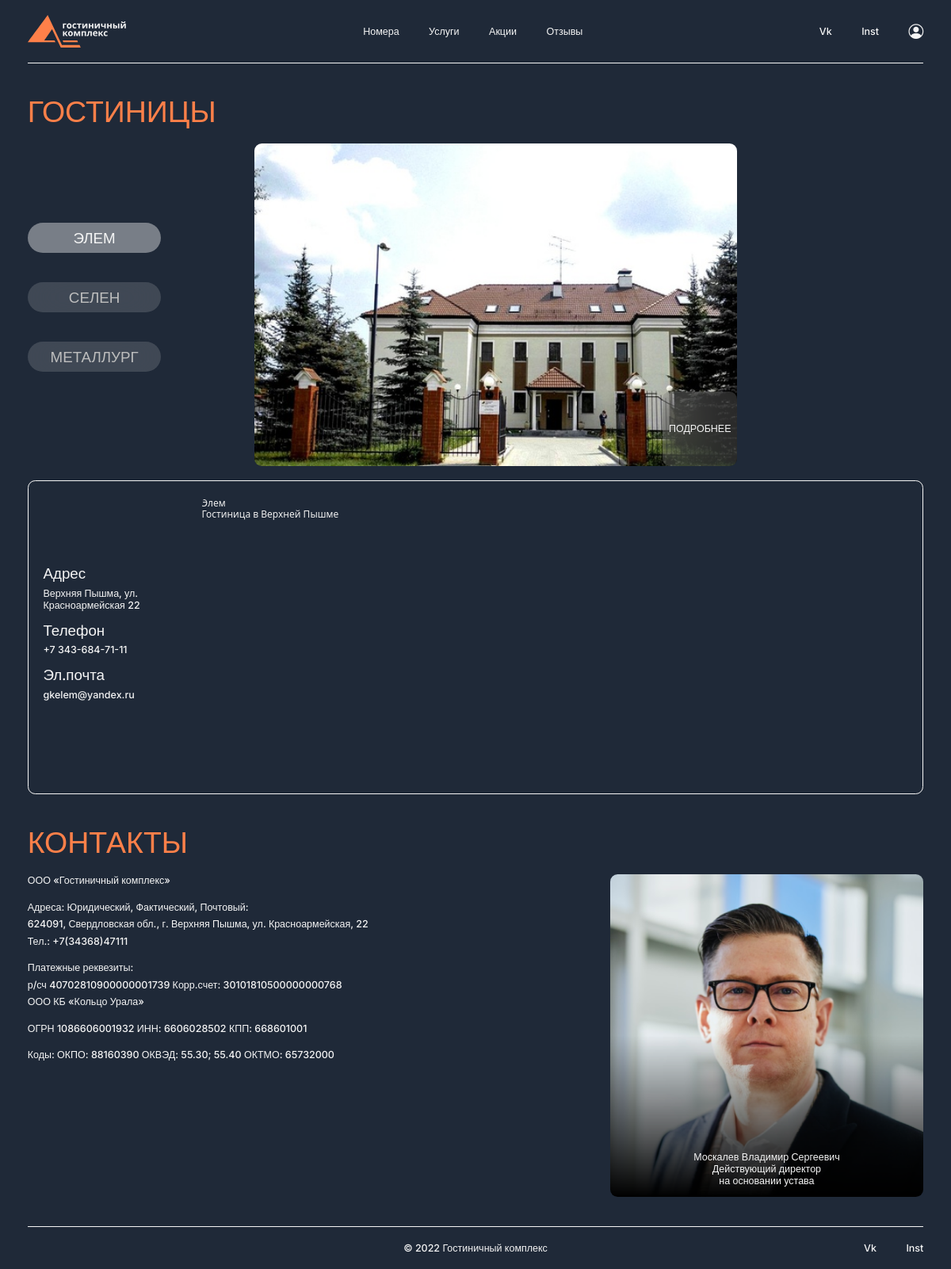
The page / on the database its author committed.
### hotels/models.py (models this page shows, shortened)
class Hotels(models.Model):
    title = models.CharField(max_length=50, verbose_name="Отель")
    slug = models.SlugField(max_length=50, unique=True, db_index=True, verbose_name="URL")
    content = models.TextField(verbose_name="Описание 1")
    description = models.TextField(verbose_name="Описание 2", blank=True)
    picture = models.ImageField(upload_to="photos/%Y/%m/%d/", verbose_name="Фотография")
    address = models.CharField(max_length=150, verbose_name="Адрес")
    telephone = models.CharField(max_length=50, verbose_name="Телефон")
    email = models.EmailField(max_length=50, verbose_name="Почта")
    class Meta:
        verbose_name = 'Отель'
        verbose_name_plural = 'Отели'

class Contacts(models.Model):
    full_name = models.CharField(max_length=255, verbose_name='ФИО')
    picture = models.ImageField(upload_to="photos/%Y/%m/%d/", verbose_name='картинка')
    class Meta:
        verbose_name = 'Контакты'
        verbose_name_plural = 'Контакты'

### hotels/views.py (the view)
# urls.py: path('', index, name='index'),
def index(request):
    hotels = Hotels.objects.order_by("id")
    contacts = Contacts.objects.all()
    context = {
        'hotels': hotels,
        'contacts': contacts,
        'menu': menu,
        'title': 'Гостиничный комплекс'
    }
    return render(request, 'hotels/index.html', context=context)

### hotels/templates/hotels/index.html (shortened to what this page needs)
{% extends "hotels/base.html" %}
{% block content %}
        <section class="hotels indent-1">
            <div class="container-md">
                <h1 class="title h1 indent-2">Гостиницы</h1>
                <div class="hotels__main indent-2">
                    <ul class="hotels--trio">
                        {% for h in hotels %}
                    <li class="indent-1">
                        <label for="{{ h.slug }}" class="gray h2">{{ h.title }}</label>
                    </li>
                    {% endfor %}
                    </ul>
                    <div class="hotels__img">
                        {% for h in hotels %}
                            <div class="img elemys {{ h.slug }}" style="background-image: url({{ h.picture.url }});">
                                <a href="{{ h.slug }}" class="more glass h3 white">Подробнее</a>
                            </div>
                        {% endfor %}
                    </div>
                </div>
                <div class="map">
                    {% for h in hotels %}
                    <div class="map__info hotelys {{ h.slug }}">
                        <h2 class="white h2 indent-4">Адрес</h2>
                        <p class="white h3 indent-3">{{ h.address }}</p>
                        <h2 class="white h2 indent-4">Телефон</h2>
                        <p class="white h3 indent-3">{{ h.telephone }}</p>
                        <h2 class="white h2 indent-4">Эл.почта</h2>
                        <p class="white h3 indent-3">{{ h.email }}</p>
                    </div>
                    {% endfor %}
                    <div class="hotel__map">
                        <div class="map__div hotelys elem" id="e__div" style="position:relative;overflow:hidden;"><a
                                href="https://yandex.ru/maps/org/elem/1343214800/?utm_medium=mapframe&utm_source=maps"
                                style="color:#eee;font-size:12px;position:absolute;top:0px;">Элем</a><a
                                href="https://yandex.ru/maps/20720/verhnyaya-pyshma/category/hotel/184106414/?utm_medium=mapframe&utm_source=maps"
                                style="color:#eee;font-size:12px;position:absolute;top:14px;">Гостиница в Верхней
                            Пышме</a>
                            <iframe class="map__main" src="https://yandex.ru/map-widget/v1/-/CCUZyFx3kA"
                                    allowfullscreen="true" style="position:relative;"></iframe>
                        </div>
                    </div>
                </div>
            </div>
        </section>
        <section class="contacts">
            <div class="container-md indent-1">
                <h1 class="title h1 indent-2">Контакты</h1>
                <div class="contacts__div">
                    <div>
                        <p class="white h3 indent-2">ООО «Гостиничный комплекс»</p>
                        <p class="white h3 indent-4">Адреса: Юридический, Фактический, Почтовый:</p>
                        <p class="white h3 indent-4">624091, Свердловская обл., г. Верхняя Пышма, ул. Красноармейская,
                            22</p>
                        <p class="white h3 indent-2">Тел.: +7(34368)47111</p>
                        <p class="white h3 indent-4">Платежные реквезиты:</p>
                        <p class="white h3 indent-4">р/сч 40702810900000001739 Корр.счет: 30101810500000000768</p>
                        <p class="white h3 indent-2">ООО КБ «Кольцо Урала»</p>
                        <p class="white h3 indent-2">ОГРН 1086606001932 ИНН: 6606028502 КПП: 668601001</p>
                        <p class="white h3 indent-4">Коды: ОКПО: 88160390 ОКВЭД: 55.30; 55.40 ОКТМО: 65732000</p>
                    </div>
                    {% for c in contacts %}
                        <div class="director"
                             style="background-image: linear-gradient(180deg, rgba(0, 0, 0, 0) 50%, rgba(0, 0, 0) 100%), url({{ c.picture.url }});">
                            <p class="white h3 director__p">Действующий директор<br> на основании устава</p>
                            <p class="white h3 director__p">{{ c.full_name }}</p>
                        </div>
                    {% endfor %}
                </div>
            </div>
        </section>
{% endblock %}

### hotels/static/hotels/css/style.css (style rules this page uses)
* { padding: 0;margin: 0;border: 0; }
*,*:before,*:after { -moz-box-sizing: border-box;-webkit-box-sizing: border-box;box-sizing: border-box; }
html,body { height:100%;width:100%; font-size:100%;line-height:1;-ms-text-size-adjust:100%;-moz-text-size-adjust:100%;-webkit-text-size-adjust:100%; }
a,a:visited { text-decoration: none; }
ul li { list-style: none; }
h1,h2,h3,h4,h5,h6 { font-size:inherit;font-weight: inherit; }
a { color:inherit; }
ul, ol { list-style: none; margin: 0 !important; padding: 0 !important; }
a { text-decoration: none !important; }
p { margin-bottom: 0 !important; }
html { box-sizing: border-box; font-size: calc(100vw / 1920 * 10); }
.bg { background-color: #1F2938; }
.white { color: #F5F5F5; }
.title { color: #FF8049; text-transform: uppercase; }
.gray { color: #BEBEBE; }
.glass { background: rgba(255, 255, 255, 0.15); backdrop-filter: blur(25px); }
.h1 { font-size: 6rem !important; font-family: 'Inter', sans-serif; }
.h2 { font-size: 3rem !important; font-family: 'Open Sans', sans-serif; }
.h3 { font-size: 2rem !important; font-family: 'Inter', sans-serif; }
.indent-1 { margin-bottom: 6rem !important; }
.indent-2 { margin-bottom: 3rem !important; }
.indent-3 { margin-bottom: 2rem !important; }
.indent-4 { margin-bottom: 1rem !important; }
.hotels__main { display: flex; align-items: center; justify-content: space-between; text-transform: uppercase; }
.hotels--trio label { display: flex; justify-content: center; align-items: center; margin: 3rem 0; border-radius: 10rem; cursor: pointer; height: 6rem; width: 27rem; background: rgba(255, 255, 255, 0.15); backdrop-filter: blur(25px); }
input[type="radio"].hotel:checked+label { color: #F5F5F5; background: rgba(255, 255, 255, 0.4); }
.hotels__img { position: relative; flex: 0 1 74.7%; min-height: 65rem; margin-left: 6rem; }
.img { border-radius: 1.5rem; display: flex; align-items: end; flex-direction: row-reverse; height: 65rem; width: 97.5rem; border-radius: 1.5rem; background-size: cover; transition: 1s; }
.more { display: flex; justify-content: center; align-items: center; height: 15rem; width: 15rem; border-radius: 1.5rem; transition: 1s; margin-bottom: 0 !important; }
.map { display: flex; align-items: center; justify-content: space-between; border-radius: 1.5rem; border: #F5F5F5 0.2rem solid; padding: 3rem; }
.hotel__map { width: 100%; }
.map__div { border-radius: 1.5rem; position: relative; flex: 0 0 63.2%; min-height: 57rem; }
.map__main { width: 100%; height: 100%; object-fit: cover; position: absolute !important; top: 0; left: 0; border-radius: 1.5rem; }
.contacts__div { display: flex; justify-content: space-between; }
.director { display: flex; align-items: center; text-align: center; flex-direction: column-reverse; flex: 0 0 35%; min-height: 65rem; border-radius: 1.5rem; padding: 2rem; background-size: cover; }
li label { cursor: pointer; }
input[type="radio"]:checked+label { color: #F5F5F5; }

### rows shown on the page
Hotels: title "ЭЛЕМ", slug (picture), address "Верхняя Пышма, ул. Красноармейская 22", telephone "+7 343-684-71-11", email "gkelem@yandex.ru"
Hotels: title "СЕЛЕН"
Hotels: title "МЕТАЛЛУРГ"
Contacts: picture (picture), full_name "Москалев Владимир Сергеевич"

### other values the page prints
{{ m.title }} "Номера" "Услуги" "Акции" "Отзывы"
